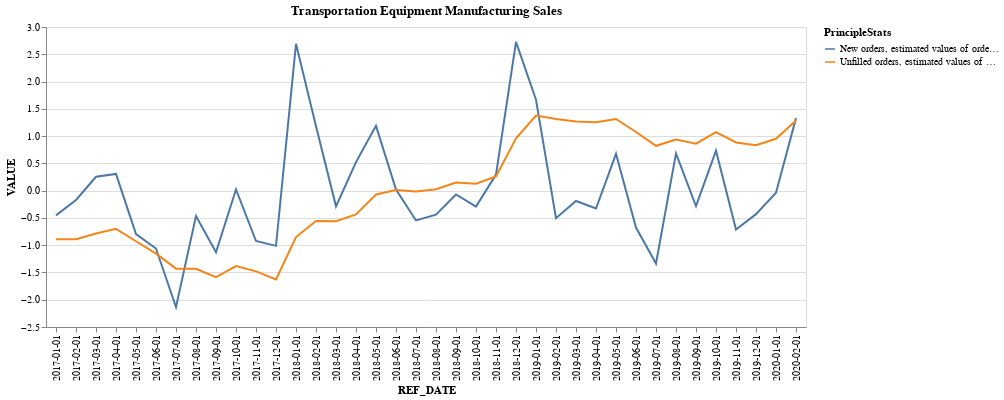

Write notebook code for a chart like this one.
### Code cell
df_good_transportation = df_sales[(df_sales['GoodType'] == 'Transportation equipment manufacturing [336]') & ((df_sales['PrincipleStats'] == 'New orders, estimated values of orders received during month') | (df_sales['PrincipleStats'] == 'Unfilled orders, estimated values of orders at end of month'))]
from sklearn.preprocessing import StandardScaler
for good in df_good_transportation['PrincipleStats'].unique():
    scaler = StandardScaler()
    df_good_transportation.loc[df_good_transportation['PrincipleStats'] == good, 'VALUE'] = scaler.fit_transform(df_good_transportation.loc[df_good_transportation['PrincipleStats'] == good, 'VALUE'].values.reshape(-1, 1))

chart1 = alt.Chart(df_good_transportation).mark_line().encode(
    x='REF_DATE',
    y='VALUE',
    color = 'PrincipleStats',
    
).properties(title = "Transportation Equipment Manufacturing Sales").interactive()
chart1

### Figure 1 — Vega-Lite specification as saved in the notebook (floating-point values rounded to 4 significant figures)
{"config": {"view": {"continuousWidth": 300, "continuousHeight": 300}}, "data": {"name": "data-8a0f646d9290991823e6957a30473cee"}, "mark": {"type": "line"}, "encoding": {"color": {"field": "PrincipleStats", "type": "nominal"}, "x": {"field": "REF_DATE", "type": "nominal"}, "y": {"field": "VALUE", "type": "quantitative"}}, "params": [{"name": "param_2", "select": {"type": "interval", "encodings": ["x", "y"]}, "bind": "scales"}], "title": "Transportation Equipment Manufacturing Sales", "$schema": "https://vega.github.io/schema/vega-lite/v5.20.1.json", "datasets": {"data-8a0f646d9290991823e6957a30473cee": [{"PrincipleStats": "New orders, estimated values of orders received during month", "GoodType": "Transportation equipment manufacturing [336]", "REF_DATE": "2017-01-01", "VALUE": -0.4542}, {"PrincipleStats": "New orders, estimated values of orders received during month", "GoodType": "Transportation equipment manufacturing [336]", "REF_DATE": "2017-02-01", "VALUE": -0.172}, {"PrincipleStats": "New orders, estimated values of orders received during month", "GoodType": "Transportation equipment manufacturing [336]", "REF_DATE": "2017-03-01", "VALUE": 0.2546}, {"PrincipleStats": "New orders, estimated values of orders received during month", "GoodType": "Transportation equipment manufacturing [336]", "REF_DATE": "2017-04-01", "VALUE": 0.3059}, {"PrincipleStats": "New orders, estimated values of orders received during month", "GoodType": "Transportation equipment manufacturing [336]", "REF_DATE": "2017-05-01", "VALUE": -0.7968}, {"PrincipleStats": "New orders, estimated values of orders received during month", "GoodType": "Transportation equipment manufacturing [336]", "REF_DATE": "2017-06-01", "VALUE": -1.061}, {"PrincipleStats": "New orders, estimated values of orders received during month", "GoodType": "Transportation equipment manufacturing [336]", "REF_DATE": "2017-07-01", "VALUE": -2.136}, {"PrincipleStats": "New orders, estimated values of orders received during month", "GoodType": "Transportation equipment manufacturing [336]", "REF_DATE": "2017-08-01", "VALUE": -0.464}, {"PrincipleStats": "New orders, estimated values of orders received during month", "GoodType": "Transportation equipment manufacturing [336]", "REF_DATE": "2017-09-01", "VALUE": -1.129}, {"PrincipleStats": "New orders, estimated values of orders received during month", "GoodType": "Transportation equipment manufacturing [336]", "REF_DATE": "2017-10-01", "VALUE": 0.02068}, {"PrincipleStats": "New orders, estimated values of orders received during month", "GoodType": "Transportation equipment manufacturing [336]", "REF_DATE": "2017-11-01", "VALUE": -0.9232}, {"PrincipleStats": "New orders, estimated values of orders received during month", "GoodType": "Transportation equipment manufacturing [336]", "REF_DATE": "2017-12-01", "VALUE": -1.013}, {"PrincipleStats": "New orders, estimated values of orders received during month", "GoodType": "Transportation equipment manufacturing [336]", "REF_DATE": "2018-01-01", "VALUE": 2.691}, {"PrincipleStats": "New orders, estimated values of orders received during month", "GoodType": "Transportation equipment manufacturing [336]", "REF_DATE": "2018-02-01", "VALUE": 1.18}, {"PrincipleStats": "New orders, estimated values of orders received during month", "GoodType": "Transportation equipment manufacturing [336]", "REF_DATE": "2018-03-01", "VALUE": -0.288}, {"PrincipleStats": "New orders, estimated values of orders received during month", "GoodType": "Transportation equipment manufacturing [336]", "REF_DATE": "2018-04-01", "VALUE": 0.5232}, {"PrincipleStats": "New orders, estimated values of orders received during month", "GoodType": "Transportation equipment manufacturing [336]", "REF_DATE": "2018-05-01", "VALUE": 1.187}, {"PrincipleStats": "New orders, estimated values of orders received during month", "GoodType": "Transportation equipment manufacturing [336]", "REF_DATE": "2018-06-01", "VALUE": 0.02039}, {"PrincipleStats": "New orders, estimated values of orders received during month", "GoodType": "Transportation equipment manufacturing [336]", "REF_DATE": "2018-07-01", "VALUE": -0.5462}, {"PrincipleStats": "New orders, estimated values of orders received during month", "GoodType": "Transportation equipment manufacturing [336]", "REF_DATE": "2018-08-01", "VALUE": -0.4399}, {"PrincipleStats": "New orders, estimated values of orders received during month", "GoodType": "Transportation equipment manufacturing [336]", "REF_DATE": "2018-09-01", "VALUE": -0.07001}, {"PrincipleStats": "New orders, estimated values of orders received during month", "GoodType": "Transportation equipment manufacturing [336]", "REF_DATE": "2018-10-01", "VALUE": -0.2913}, {"PrincipleStats": "New orders, estimated values of orders received during month", "GoodType": "Transportation equipment manufacturing [336]", "REF_DATE": "2018-11-01", "VALUE": 0.2931}, {"PrincipleStats": "New orders, estimated values of orders received during month", "GoodType": "Transportation equipment manufacturing [336]", "REF_DATE": "2018-12-01", "VALUE": 2.726}, {"PrincipleStats": "New orders, estimated values of orders received during month", "GoodType": "Transportation equipment manufacturing [336]", "REF_DATE": "2019-01-01", "VALUE": 1.666}, {"PrincipleStats": "New orders, estimated values of orders received during month", "GoodType": "Transportation equipment manufacturing [336]", "REF_DATE": "2019-02-01", "VALUE": -0.5044}, {"PrincipleStats": "New orders, estimated values of orders received during month", "GoodType": "Transportation equipment manufacturing [336]", "REF_DATE": "2019-03-01", "VALUE": -0.1898}, {"PrincipleStats": "New orders, estimated values of orders received during month", "GoodType": "Transportation equipment manufacturing [336]", "REF_DATE": "2019-04-01", "VALUE": -0.327}, {"PrincipleStats": "New orders, estimated values of orders received during month", "GoodType": "Transportation equipment manufacturing [336]", "REF_DATE": "2019-05-01", "VALUE": 0.6744}, {"PrincipleStats": "New orders, estimated values of orders received during month", "GoodType": "Transportation equipment manufacturing [336]", "REF_DATE": "2019-06-01", "VALUE": -0.6776}, {"PrincipleStats": "New orders, estimated values of orders received during month", "GoodType": "Transportation equipment manufacturing [336]", "REF_DATE": "2019-07-01", "VALUE": -1.336}, {"PrincipleStats": "New orders, estimated values of orders received during month", "GoodType": "Transportation equipment manufacturing [336]", "REF_DATE": "2019-08-01", "VALUE": 0.6835}, {"PrincipleStats": "New orders, estimated values of orders received during month", "GoodType": "Transportation equipment manufacturing [336]", "REF_DATE": "2019-09-01", "VALUE": -0.2851}, {"PrincipleStats": "New orders, estimated values of orders received during month", "GoodType": "Transportation equipment manufacturing [336]", "REF_DATE": "2019-10-01", "VALUE": 0.7308}, {"PrincipleStats": "New orders, estimated values of orders received during month", "GoodType": "Transportation equipment manufacturing [336]", "REF_DATE": "2019-11-01", "VALUE": -0.7114}, {"PrincipleStats": "New orders, estimated values of orders received during month", "GoodType": "Transportation equipment manufacturing [336]", "REF_DATE": "2019-12-01", "VALUE": -0.4311}, {"PrincipleStats": "New orders, estimated values of orders received during month", "GoodType": "Transportation equipment manufacturing [336]", "REF_DATE": "2020-01-01", "VALUE": -0.0396}, {"PrincipleStats": "New orders, estimated values of orders received during month", "GoodType": "Transportation equipment manufacturing [336]", "REF_DATE": "2020-02-01", "VALUE": 1.329}, {"PrincipleStats": "Unfilled orders, estimated values of orders at end of month", "GoodType": "Transportation equipment manufacturing [336]", "REF_DATE": "2017-01-01", "VALUE": -0.8903}, {"PrincipleStats": "Unfilled orders, estimated values of orders at end of month", "GoodType": "Transportation equipment manufacturing [336]", "REF_DATE": "2017-02-01", "VALUE": -0.8902}, {"PrincipleStats": "Unfilled orders, estimated values of orders at end of month", "GoodType": "Transportation equipment manufacturing [336]", "REF_DATE": "2017-03-01", "VALUE": -0.7862}, {"PrincipleStats": "Unfilled orders, estimated values of orders at end of month", "GoodType": "Transportation equipment manufacturing [336]", "REF_DATE": "2017-04-01", "VALUE": -0.701}, {"PrincipleStats": "Unfilled orders, estimated values of orders at end of month", "GoodType": "Transportation equipment manufacturing [336]", "REF_DATE": "2017-05-01", "VALUE": -0.9278}, {"PrincipleStats": "Unfilled orders, estimated values of orders at end of month", "GoodType": "Transportation equipment manufacturing [336]", "REF_DATE": "2017-06-01", "VALUE": -1.156}, {"PrincipleStats": "Unfilled orders, estimated values of orders at end of month", "GoodType": "Transportation equipment manufacturing [336]", "REF_DATE": "2017-07-01", "VALUE": -1.431}, {"PrincipleStats": "Unfilled orders, estimated values of orders at end of month", "GoodType": "Transportation equipment manufacturing [336]", "REF_DATE": "2017-08-01", "VALUE": -1.434}, {"PrincipleStats": "Unfilled orders, estimated values of orders at end of month", "GoodType": "Transportation equipment manufacturing [336]", "REF_DATE": "2017-09-01", "VALUE": -1.586}, {"PrincipleStats": "Unfilled orders, estimated values of orders at end of month", "GoodType": "Transportation equipment manufacturing [336]", "REF_DATE": "2017-10-01", "VALUE": -1.383}, {"PrincipleStats": "Unfilled orders, estimated values of orders at end of month", "GoodType": "Transportation equipment manufacturing [336]", "REF_DATE": "2017-11-01", "VALUE": -1.48}, {"PrincipleStats": "Unfilled orders, estimated values of orders at end of month", "GoodType": "Transportation equipment manufacturing [336]", "REF_DATE": "2017-12-01", "VALUE": -1.628}, {"PrincipleStats": "Unfilled orders, estimated values of orders at end of month", "GoodType": "Transportation equipment manufacturing [336]", "REF_DATE": "2018-01-01", "VALUE": -0.8514}, {"PrincipleStats": "Unfilled orders, estimated values of orders at end of month", "GoodType": "Transportation equipment manufacturing [336]", "REF_DATE": "2018-02-01", "VALUE": -0.5583}, {"PrincipleStats": "Unfilled orders, estimated values of orders at end of month", "GoodType": "Transportation equipment manufacturing [336]", "REF_DATE": "2018-03-01", "VALUE": -0.562}, {"PrincipleStats": "Unfilled orders, estimated values of orders at end of month", "GoodType": "Transportation equipment manufacturing [336]", "REF_DATE": "2018-04-01", "VALUE": -0.4355}, {"PrincipleStats": "Unfilled orders, estimated values of orders at end of month", "GoodType": "Transportation equipment manufacturing [336]", "REF_DATE": "2018-05-01", "VALUE": -0.0701}, {"PrincipleStats": "Unfilled orders, estimated values of orders at end of month", "GoodType": "Transportation equipment manufacturing [336]", "REF_DATE": "2018-06-01", "VALUE": 0.01339}, {"PrincipleStats": "Unfilled orders, estimated values of orders at end of month", "GoodType": "Transportation equipment manufacturing [336]", "REF_DATE": "2018-07-01", "VALUE": -0.01506}, {"PrincipleStats": "Unfilled orders, estimated values of orders at end of month", "GoodType": "Transportation equipment manufacturing [336]", "REF_DATE": "2018-08-01", "VALUE": 0.02676}, {"PrincipleStats": "Unfilled orders, estimated values of orders at end of month", "GoodType": "Transportation equipment manufacturing [336]", "REF_DATE": "2018-09-01", "VALUE": 0.1502}, {"PrincipleStats": "Unfilled orders, estimated values of orders at end of month", "GoodType": "Transportation equipment manufacturing [336]", "REF_DATE": "2018-10-01", "VALUE": 0.127}, {"PrincipleStats": "Unfilled orders, estimated values of orders at end of month", "GoodType": "Transportation equipment manufacturing [336]", "REF_DATE": "2018-11-01", "VALUE": 0.2596}, {"PrincipleStats": "Unfilled orders, estimated values of orders at end of month", "GoodType": "Transportation equipment manufacturing [336]", "REF_DATE": "2018-12-01", "VALUE": 0.9604}, {"PrincipleStats": "Unfilled orders, estimated values of orders at end of month", "GoodType": "Transportation equipment manufacturing [336]", "REF_DATE": "2019-01-01", "VALUE": 1.376}, {"PrincipleStats": "Unfilled orders, estimated values of orders at end of month", "GoodType": "Transportation equipment manufacturing [336]", "REF_DATE": "2019-02-01", "VALUE": 1.312}, {"PrincipleStats": "Unfilled orders, estimated values of orders at end of month", "GoodType": "Transportation equipment manufacturing [336]", "REF_DATE": "2019-03-01", "VALUE": 1.269}, {"PrincipleStats": "Unfilled orders, estimated values of orders at end of month", "GoodType": "Transportation equipment manufacturing [336]", "REF_DATE": "2019-04-01", "VALUE": 1.255}, {"PrincipleStats": "Unfilled orders, estimated values of orders at end of month", "GoodType": "Transportation equipment manufacturing [336]", "REF_DATE": "2019-05-01", "VALUE": 1.313}, {"PrincipleStats": "Unfilled orders, estimated values of orders at end of month", "GoodType": "Transportation equipment manufacturing [336]", "REF_DATE": "2019-06-01", "VALUE": 1.075}, {"PrincipleStats": "Unfilled orders, estimated values of orders at end of month", "GoodType": "Transportation equipment manufacturing [336]", "REF_DATE": "2019-07-01", "VALUE": 0.8223}, {"PrincipleStats": "Unfilled orders, estimated values of orders at end of month", "GoodType": "Transportation equipment manufacturing [336]", "REF_DATE": "2019-08-01", "VALUE": 0.9388}, {"PrincipleStats": "Unfilled orders, estimated values of orders at end of month", "GoodType": "Transportation equipment manufacturing [336]", "REF_DATE": "2019-09-01", "VALUE": 0.8612}, {"PrincipleStats": "Unfilled orders, estimated values of orders at end of month", "GoodType": "Transportation equipment manufacturing [336]", "REF_DATE": "2019-10-01", "VALUE": 1.071}, {"PrincipleStats": "Unfilled orders, estimated values of orders at end of month", "GoodType": "Transportation equipment manufacturing [336]", "REF_DATE": "2019-11-01", "VALUE": 0.8825}, {"PrincipleStats": "Unfilled orders, estimated values of orders at end of month", "GoodType": "Transportation equipment manufacturing [336]", "REF_DATE": "2019-12-01", "VALUE": 0.8335}, {"PrincipleStats": "Unfilled orders, estimated values of orders at end of month", "GoodType": "Transportation equipment manufacturing [336]", "REF_DATE": "2020-01-01", "VALUE": 0.9499}, {"PrincipleStats": "Unfilled orders, estimated values of orders at end of month", "GoodType": "Transportation equipment manufacturing [336]", "REF_DATE": "2020-02-01", "VALUE": 1.287}]}}
